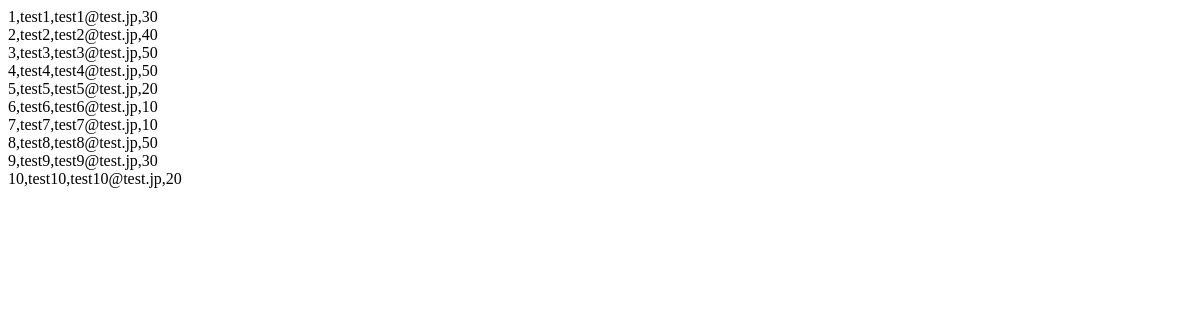
/php06/select1.php, run on an earlier commit of the app's database.
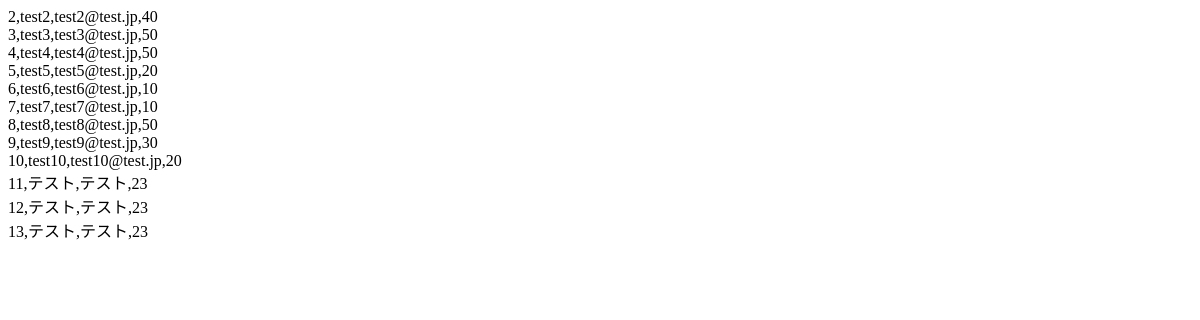
And on a later commit of the database.
### tables this page shows
CREATE TABLE `gs_an_table` (
  `id` int(12) NOT NULL,
  `name` varchar(64) NOT NULL,
  `email` varchar(256) NOT NULL,
  `age` int(3) NOT NULL,
  `naiyou` text,
  `indate` datetime NOT NULL
);

### php06/select1.php (the view, shortened to what this page needs)
<?php
try {
    $pdo = new PDO('mysql:dbname=gs_db;charset=utf8;host=localhost','root','root');
} catch (PDOException $e) {
    exit('DBError'.$e->getMessage());
}
$sql = "SELECT id,name,email,age FROM gs_an_table";
$stmt = $pdo->prepare($sql);
$status = $stmt->execute();
$view="";
if($status==false) {
    $error = $stmt->errorInfo();
    exit("SQLError:".$error[2]);
}else{
    while( $res = $stmt->fetch(PDO::FETCH_ASSOC)){
        $view .= $res["id"].",".$res["name"].",".$res["email"].",".$res["age"]."<br>";
    }
}
?>
<!DOCTYPE html>
<html>
    <head>
    </head>
    <body>
        <?php
        echo $view;
        ?>
    </body>
</html>

What changed in the data, as far as the page shows it:
removed gs_an_table: id "1", name "test1", email "test1@test.jp", age "30"
added gs_an_table: id "11", name "テスト", email "テスト", age "23"
added gs_an_table: id "12", name "テスト", email "テスト", age "23"
added gs_an_table: id "13", name "テスト", email "テスト", age "23"
